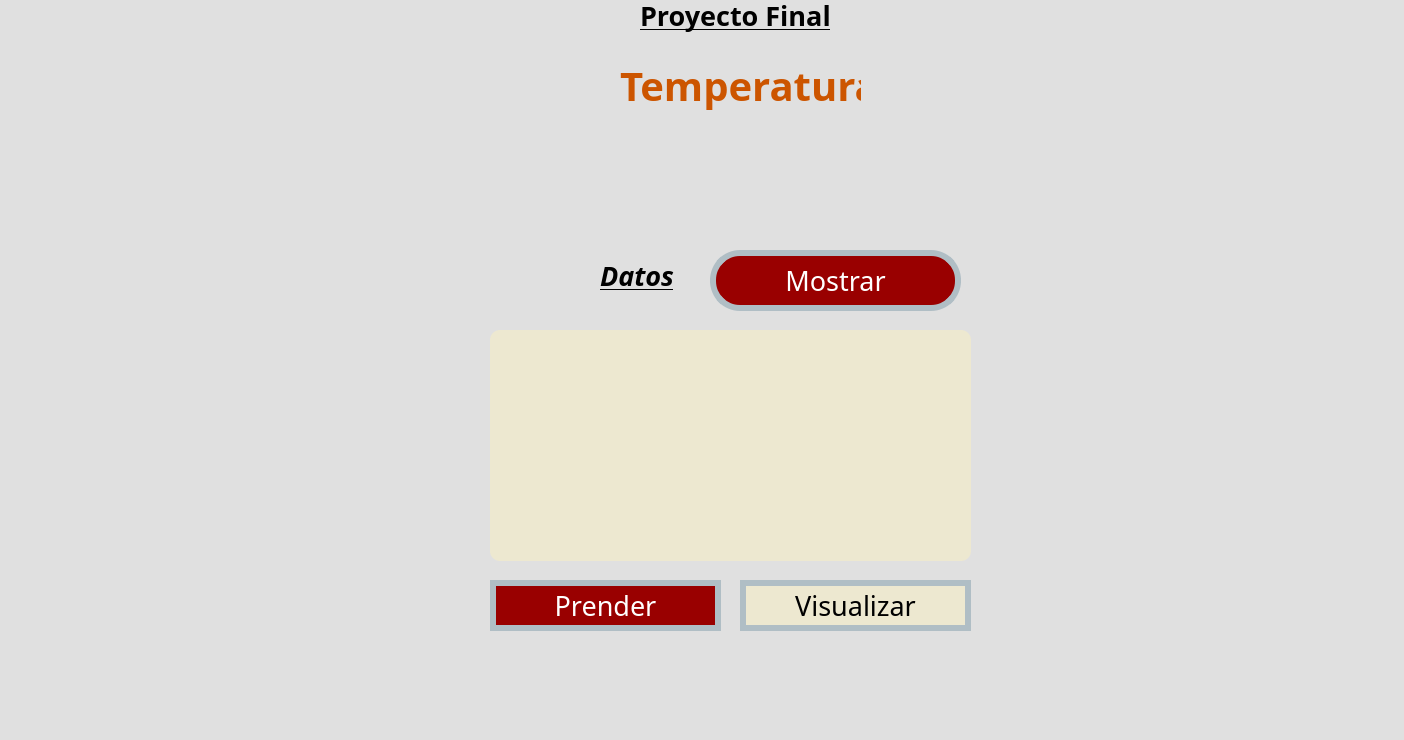
<?xml version="1.0" encoding="UTF-8"?>
<ui version="4.0">
 <class>MainWindow</class>
 <widget class="QMainWindow" name="MainWindow">
  <property name="geometry">
   <rect>
    <x>0</x>
    <y>0</y>
    <width>1404</width>
    <height>740</height>
   </rect>
  </property>
  <property name="font">
   <font>
    <pointsize>1</pointsize>
   </font>
  </property>
  <property name="windowTitle">
   <string>MainWindow</string>
  </property>
  <property name="styleSheet">
   <string notr="true">background-color: #E0E0E0</string>
  </property>
  <widget class="QWidget" name="centralwidget">
   <widget class="QLabel" name="lbl_imagenUat">
    <property name="geometry">
     <rect>
      <x>20</x>
      <y>10</y>
      <width>291</width>
      <height>121</height>
     </rect>
    </property>
    <property name="styleSheet">
     <string notr="true"/>
    </property>
    <property name="text">
     <string/>
    </property>
    <property name="pixmap">
     <pixmap resource="../Archivos/Recursos.qrc">:/Logos/Archivos/log_uat_nuevo.png</pixmap>
    </property>
    <property name="scaledContents">
     <bool>true</bool>
    </property>
   </widget>
   <widget class="QLabel" name="lbl_imagenFi">
    <property name="geometry">
     <rect>
      <x>1230</x>
      <y>0</y>
      <width>141</width>
      <height>141</height>
     </rect>
    </property>
    <property name="styleSheet">
     <string notr="true"/>
    </property>
    <property name="text">
     <string/>
    </property>
    <property name="pixmap">
     <pixmap resource="../Archivos/Recursos.qrc">:/Logos/Archivos/FIT_logo_vertical.png</pixmap>
    </property>
    <property name="scaledContents">
     <bool>true</bool>
    </property>
   </widget>
   <widget class="QLabel" name="lbl_imagenGatos">
    <property name="geometry">
     <rect>
      <x>1210</x>
      <y>600</y>
      <width>181</width>
      <height>101</height>
     </rect>
    </property>
    <property name="styleSheet">
     <string notr="true"/>
    </property>
    <property name="text">
     <string/>
    </property>
    <property name="pixmap">
     <pixmap resource="../Archivos/Recursos.qrc">:/Logos/Archivos/export202502092301563482.png</pixmap>
    </property>
    <property name="scaledContents">
     <bool>true</bool>
    </property>
   </widget>
   <widget class="QListWidget" name="listWidget">
    <property name="geometry">
     <rect>
      <x>490</x>
      <y>330</y>
      <width>481</width>
      <height>231</height>
     </rect>
    </property>
    <property name="styleSheet">
     <string notr="true">background-color: #EDE8D0;
border-radius: 10px;
color: black;
font: 20pt &quot;Forte&quot;;
align-items: center;</string>
    </property>
   </widget>
   <widget class="QPushButton" name="btn_Prender">
    <property name="geometry">
     <rect>
      <x>490</x>
      <y>580</y>
      <width>231</width>
      <height>51</height>
     </rect>
    </property>
    <property name="font">
     <font>
      <family>Forte</family>
      <pointsize>20</pointsize>
      <weight>50</weight>
      <italic>false</italic>
      <bold>false</bold>
     </font>
    </property>
    <property name="styleSheet">
     <string notr="true">font: 20pt &quot;Forte&quot;;
background-color: #990000;
color: white;
border-radius:30px;
border:6px solid #B0BEC5;</string>
    </property>
    <property name="text">
     <string>Prender</string>
    </property>
   </widget>
   <widget class="QPushButton" name="btn_Visualizar">
    <property name="geometry">
     <rect>
      <x>740</x>
      <y>580</y>
      <width>231</width>
      <height>51</height>
     </rect>
    </property>
    <property name="font">
     <font>
      <family>Forte</family>
      <pointsize>20</pointsize>
      <weight>50</weight>
      <italic>false</italic>
      <bold>false</bold>
     </font>
    </property>
    <property name="styleSheet">
     <string notr="true">font: 20pt &quot;Forte&quot;;
background-color: #EDE8D0;
color: black;
border-radius:30px;
border:6px solid #B0BEC5;</string>
    </property>
    <property name="text">
     <string>Visualizar</string>
    </property>
   </widget>
   <widget class="QLabel" name="lbl_Titulo">
    <property name="geometry">
     <rect>
      <x>640</x>
      <y>-10</y>
      <width>191</width>
      <height>51</height>
     </rect>
    </property>
    <property name="font">
     <font>
      <family>Forte</family>
      <pointsize>20</pointsize>
      <weight>75</weight>
      <italic>false</italic>
      <bold>true</bold>
      <underline>true</underline>
     </font>
    </property>
    <property name="styleSheet">
     <string notr="true">text-decoration: underline;
font: 20pt &quot;Forte&quot;;
color: black;
border-radius: 10px;
font-weight: bold;
</string>
    </property>
    <property name="text">
     <string>Proyecto Final</string>
    </property>
   </widget>
   <widget class="QPushButton" name="btn_Mostrar">
    <property name="geometry">
     <rect>
      <x>710</x>
      <y>250</y>
      <width>251</width>
      <height>61</height>
     </rect>
    </property>
    <property name="font">
     <font>
      <family>Forte</family>
      <pointsize>20</pointsize>
      <weight>50</weight>
      <italic>false</italic>
      <bold>false</bold>
     </font>
    </property>
    <property name="styleSheet">
     <string notr="true">font: 20pt &quot;Forte&quot;;
background-color: #990000;
color: rgb(255, 255, 255);
border-radius:30px;
border:6px solid #B0BEC5;</string>
    </property>
    <property name="text">
     <string>Mostrar</string>
    </property>
   </widget>
   <widget class="QLabel" name="lbl_Temperatura">
    <property name="geometry">
     <rect>
      <x>620</x>
      <y>60</y>
      <width>241</width>
      <height>51</height>
     </rect>
    </property>
    <property name="font">
     <font>
      <family>Forte</family>
      <pointsize>30</pointsize>
      <weight>75</weight>
      <italic>false</italic>
      <bold>true</bold>
     </font>
    </property>
    <property name="styleSheet">
     <string notr="true">font: 30pt &quot;Forte&quot;;
color: #CC5500;
border-radius: 10px;
font-weight: bold;</string>
    </property>
    <property name="text">
     <string>Temperatura</string>
    </property>
   </widget>
   <widget class="QLabel" name="lbl_Datos">
    <property name="geometry">
     <rect>
      <x>600</x>
      <y>250</y>
      <width>101</width>
      <height>51</height>
     </rect>
    </property>
    <property name="font">
     <font>
      <family>Forte</family>
      <pointsize>20</pointsize>
      <weight>75</weight>
      <italic>true</italic>
      <bold>true</bold>
      <underline>true</underline>
     </font>
    </property>
    <property name="styleSheet">
     <string notr="true">text-decoration: underline;
font: 20pt &quot;Forte&quot;;
color:rgb(0, 0, 0);
border-radius: 10px;
font-weight: bold;
font-style: italic;</string>
    </property>
    <property name="text">
     <string>Datos</string>
    </property>
   </widget>
  </widget>
  <widget class="QMenuBar" name="menubar">
   <property name="geometry">
    <rect>
     <x>0</x>
     <y>0</y>
     <width>1404</width>
     <height>21</height>
    </rect>
   </property>
  </widget>
  <widget class="QStatusBar" name="statusbar"/>
 </widget>
 <resources>
  <include location="../Archivos/Recursos.qrc"/>
  <include location="../Archivos/Recursos.qrc"/>
 </resources>
 <connections/>
</ui>
